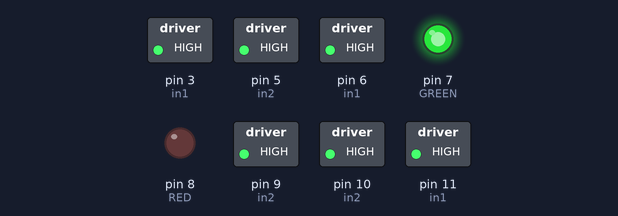
A sketch run on a simulated Arduino Uno, built with avr-gcc and run on an emulated ATmega328P. On the bench: switched loads named in the sketch (green lamp = pin HIGH), output pins drawn as LEDs (lit = HIGH).

Above: at 0.2 s.
At 1.1 s:
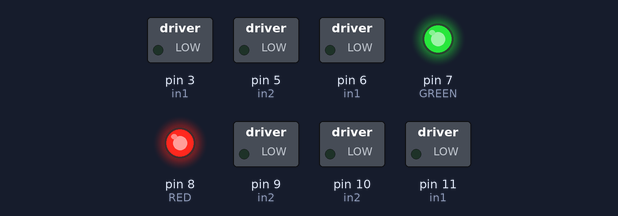
Timing chart, 0 to 2.6 s (numbered marks = the images above):
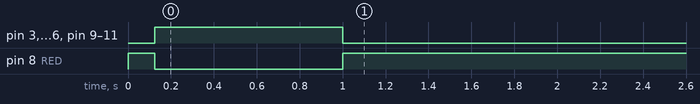

Measured:
- by itself, pin 3 (in1), pin 5 (in2), pin 6 (in1), pin 9 (in2), pin 10 (in2), pin 11 (in1): LOW → HIGH at 0.13 s, → LOW 0.88 s later
- by itself, pin 8 (RED): HIGH → LOW at 0.13 s, → HIGH 0.88 s later

The sketch:

motorcontroller.ino
```cpp
/*
 Name:		motorcontroller.ino
 Created:	7/6/2018 7:48:49 PM
 Author:	Henry

 Firmware for motor controller board
*/

/*CONFIGURATION*/
#define ADDRESS 0x1A
#define HEADER_BYTE 0x42
#define TIMEOUT 1000

#include <Wire.h>

/*Pin definitions*/
//DO NOT CHANGE PIN DEFS ON MASTER BRANCH WITHOUT ASKING AN ELECTRICAL SUBTEAM MEMBER
#define RED 8
#define GREEN 7
#define BLUE 13

#define IN1 {11,3,6}
#define IN2 {10,5,9}
/*End pin definitions*/

const uint8_t in1[] = IN1;
const uint8_t in2[] = IN2;

uint32_t lastComms = 0;

uint8_t speeds[] = { 128, 128, 128 };

// the setup function runs once when you press reset or power the board
void setup() {
	initLEDs();
	initMotors();
	Wire.begin(ADDRESS);
	Wire.setClock(400000);
	Wire.onReceive(onReceive); //attach method as event
}

// the loop function runs over and over again until power down or reset
void loop() {
	if (isTimeout()) { //disconnected from autopilot
		digitalWrite(RED, HIGH); //yellow light
		digitalWrite(GREEN, HIGH);
		for (int i = 0; i < 3; i++) {
			speeds[i] = 128; //reset speeds to stopped
			idleMotor(in1[i], in2[i]); //release motors
		}
	}
	else { //in contact with autopilot
		bool isRunning = false;
		//check if any motors are running
		for (int i = 0; i < 3; i++) {
			if (speeds[i] != 128) {
				isRunning = true;
			}
		}
		//control LEDs
		if (isRunning) {
			//flash green
			digitalWrite(RED, LOW);
			digitalWrite(GREEN, (millis() % 1000) < 500);
		}
		else {
			//solid green
			digitalWrite(RED, LOW);
			digitalWrite(GREEN, HIGH);
		}
		//drive motors
		for (int i = 0; i < 3; i++) {
			setMotor(speeds[i], in1[i], in2[i]);
		}
	}
}

/*
 Message format
 0x42 - header
 [0] data bytes
 [1] specify
 [2] motor speeds
  0 - reverse, 128 - stop, 255 - forward
 checksum
*/

void onReceive(int numBytes) {
	if (Wire.available() >= 4) { //full msg
		if (Wire.read() == HEADER_BYTE) { //first byte is header
			for (int i = 0; i < 3; i++) {
				speeds[i] = Wire.read();
			}
			lastComms = millis();
		}
	}
}

void initLEDs() {
	//both leds are outputs
	pinMode(RED, OUTPUT);
	pinMode(GREEN, OUTPUT);

	//flash leds to test them
	digitalWrite(RED, HIGH);
	digitalWrite(GREEN, HIGH);
	delay(125);
	digitalWrite(RED, LOW);
	digitalWrite(GREEN, LOW);
}

void initMotors() {
	for (int i = 0; i < 3; i++) {
		pinMode(in1[i], OUTPUT);
		pinMode(in2[i], OUTPUT);
	}
}

bool isTimeout() {
	return (millis() - lastComms) > TIMEOUT;
}

void setMotor(uint8_t val, uint8_t one, uint8_t two) {
	if (val < 128) {
		analogWrite(one, val * 2);
		//digitalWrite(one, LOW);

		digitalWrite(two, HIGH);
	}
	else if (val > 128) {
		digitalWrite(one, HIGH);

		analogWrite(two, (255 - val) * 2);
		//digitalWrite(two, LOW);
	}
	else {
		digitalWrite(one, HIGH);
		digitalWrite(two, HIGH);
	}
}

void idleMotor(int one, int two) {
	digitalWrite(one, LOW);
	digitalWrite(two, LOW);
}
```
